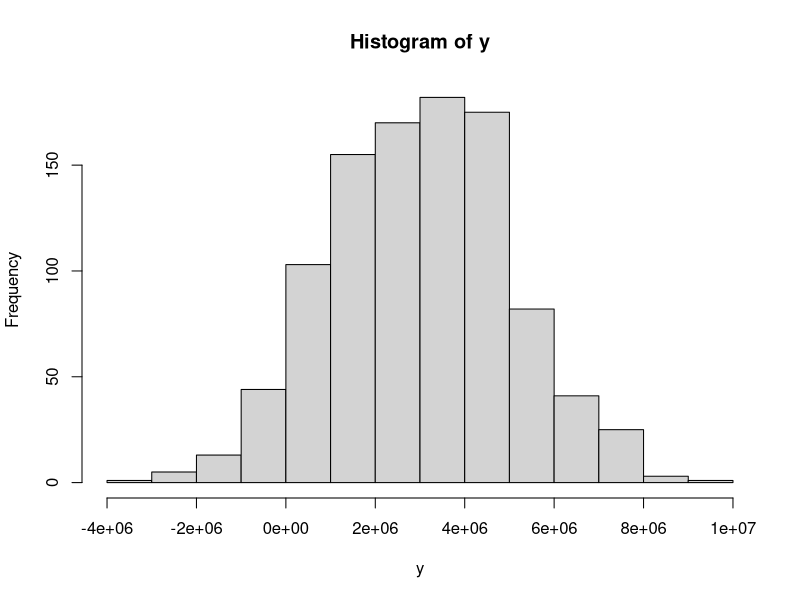
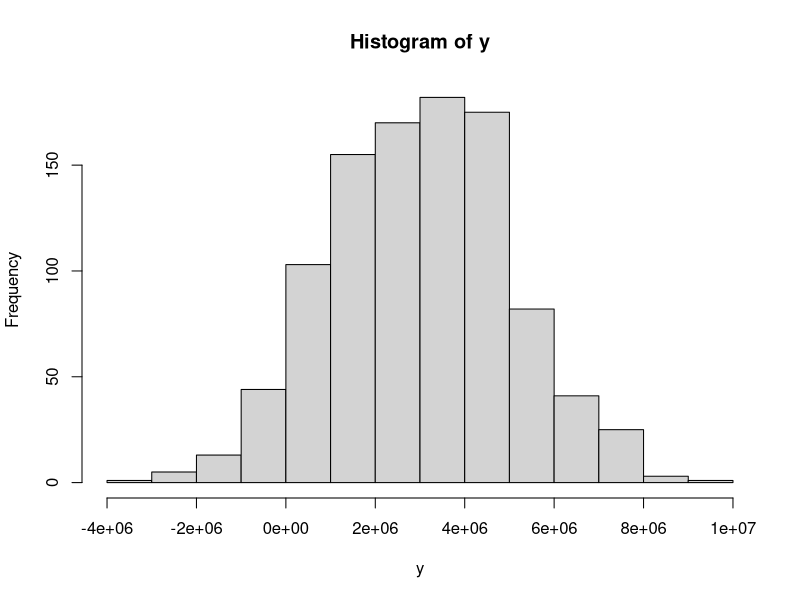

Write the R code that produced these figures, in order.


# Intro IC

qnorm(0.025)
qnorm(0.975)

# Intervalo de confinaza de  mu asumiendo sigma conocido
set.seed(25092020)
y <- rnorm(n = 1000, mean = 3000000, sd = 2000000)
hist(y)
set.seed(25092020)
y_muestra <- y[sample(1000, 100)]
n <- length(y_muestra)
ybarra <- mean(y_muestra)
confian <- 0.95
alpha <- 1 - confian
z <- qnorm(1 - alpha / 2)

# Intervalo de confinaza de  mu asumiendo sigma conocido
set.seed(25092020)
y <- rnorm(n = 1000, mean = 3000000, sd = 2000000)
hist(y)

set.seed(25092020)
y_muestra <- y[sample(1000, 100)]
n <- length(y_muestra)
ybarra <- mean(y_muestra)
confian <- 0.95
alpha <- 1 - confian
z <- qnorm(1 - alpha / 2)

LI <- ybarra - z * sqrt(2000000 ^2 / n)  # sigma / raiz(n)  es lo mismo raiz(sigma ^2 / n)
LS <- ybarra + z * sqrt(2000000 ^2/ n) 
c(LI, LS)
